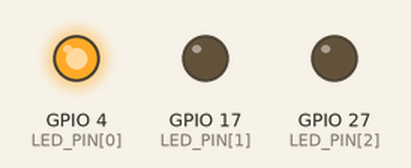
A program run on a simulated Raspberry Pi (BCM pin numbers). Shown: output pins drawn as LEDs (lit = HIGH). At 6.0 s the program stops and its outputs stay as they are.

Above: at 0.1 s.
At 2.1 s:
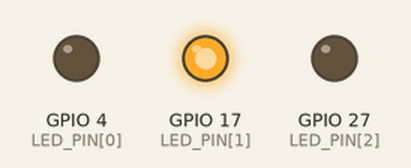
At 4.1 s:
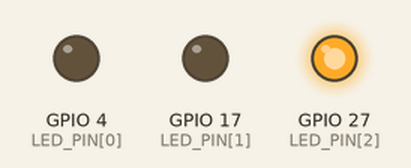
At 6.1 s:
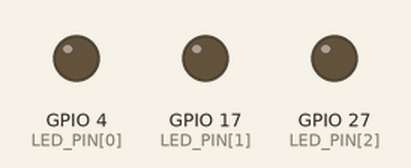
Timing chart, 0 to 7.5 s (numbered marks = the images above):
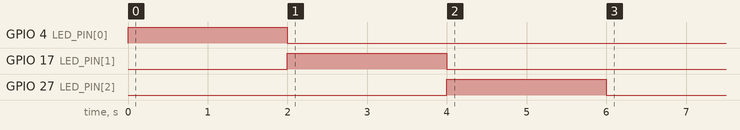

Measured:
- by itself, GPIO 4 (LED_PIN[0]): LOW → HIGH at 0.00 s, → LOW 2.0 s later
- by itself, GPIO 17 (LED_PIN[1]): LOW → HIGH at 2.0 s, → LOW 2.0 s later
- by itself, GPIO 27 (LED_PIN[2]): LOW → HIGH at 4.0 s, → LOW 2.0 s later

The program:

led_blink_task.py
```python
import RPi.GPIO as GPIO
import time
def LED_GGAMBBAK(LED_PIN):
    GPIO.output(LED_PIN, GPIO.HIGH)
    time.sleep(2)
    GPIO.output(LED_PIN, GPIO.LOW)
LED_PIN = [4, 17, 27]
GPIO.setmode(GPIO.BCM)
GPIO.setup(LED_PIN, GPIO.OUT)

for i in LED_PIN:
    LED_GGAMBBAK(i)
GPIO.cleanup()
```
